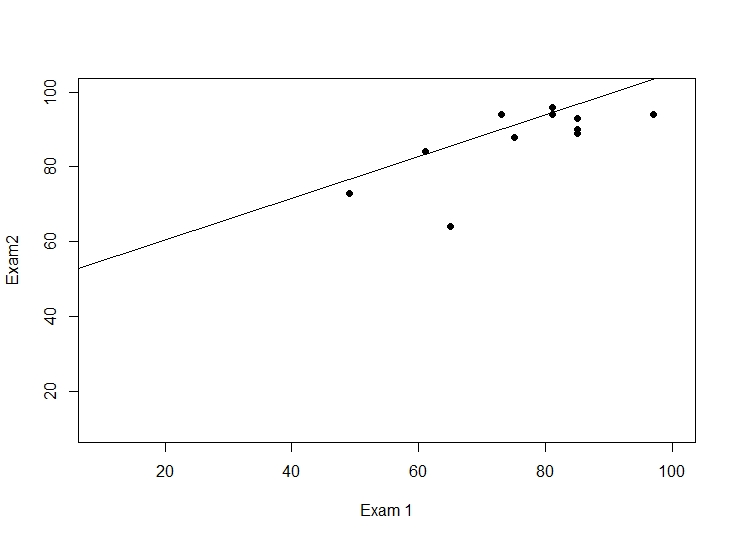

Reproduce this figure in R.
examsdata <- read.csv("spring2008exams.csv")
model <- lm(examsdata$Midterm.2 ~ examsdata$Midterm.1)
plot(examsdata$Midterm.1, examsdata$Midterm.2, pch=19,xlab="Exam 1", ylab="Exam2",xlim=c(10,100),ylim=c(10,100))
abline(model)
sort(model$residuals)
